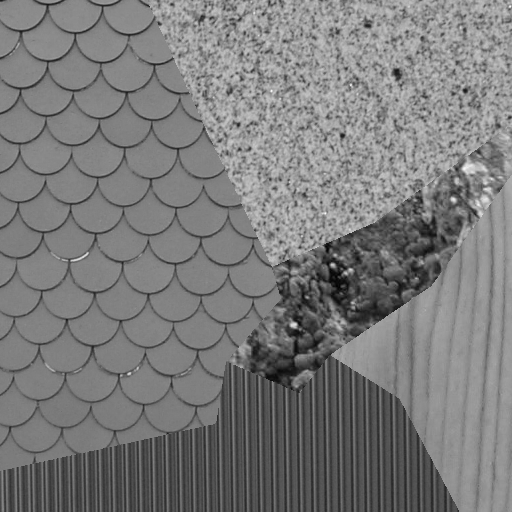
#> input picture texture_t/tm3_1_1.png, 512 x 512 px
$ python Main.py   (older library calls are emulated)
#> lines starting #> are read from the running program, lines starting #| are printed output that depends on the picture
### Process_Image_.py
import matplotlib as plt
from skimage.segmentation import slic
import matplotlib.pyplot as plt
from skimage.color import label2rgb, rgba2rgb
from skimage.io import imread

def slic_zero_segmentation(image_path, n_segments, compactness):
    # Load the image
#> called with image_path = './texture_t/tm3_1_1.png', n_segments = 500, compactness = 0.5
    image = imread(image_path)
#> image is the input picture: shape (512, 512); min 2, max 250, mean 122.7

    # Check if the image is RGBA and convert to RGB if necessary
    if image.ndim == 3 and image.shape[-1] == 4:
        image = rgba2rgb(image)

    # Determine the channel axis based on the number of dimensions
    channel_axis = -1 if image.ndim == 3 else None

    # Apply SLIC Zero segmentation
    segments = slic(image, n_segments=n_segments, compactness=compactness, channel_axis=None)
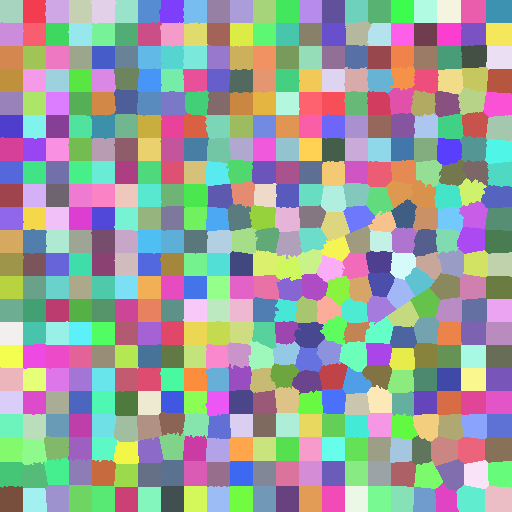
#> segments: shape (512, 512) int64; 484 distinct labels, from 1 to 484; one colour per label, 0 black

    # Create a color image to visualize the segments
    segmented_image = label2rgb(segments, image, kind='avg')
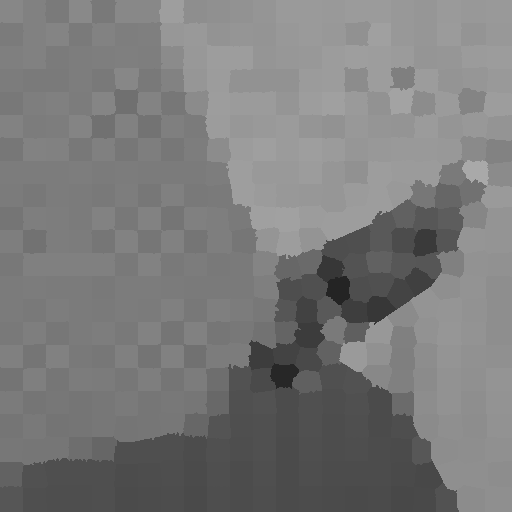
#> segmented_image: shape (512, 512, 3); min 36, max 169, mean 122.2

    # Show and save the segmented image
    plt.figure(figsize=(12, 6))
    plt.imshow(segmented_image)
    plt.axis('off')
    plt.savefig('./Prepared_Image.png', bbox_inches='tight', pad_inches=0)
    plt.show()

    return segmented_image

### Segmentation_algorithm.py
import cv2
from skimage import filters, feature
import numpy as np
import matplotlib.pyplot as plt
from skimage.io import imread
from skimage.segmentation import slic
from skimage.filters import sobel
from skimage.color import label2rgb
import os
os.environ['OMP_NUM_THREADS'] = '1'
from sklearn.cluster import KMeans


def Segmentation_ALG1(IMAGE_FILE,size):
    from sklearn.metrics import silhouette_score
    Region_Size = size
    #Определение оптимального количества кластеров
    # [28 lines left out: functions calculate_optimal_clusters, Mask_create, not called in this run]


    processed_image = cv2.equalizeHist(cv2.imread(IMAGE_FILE, cv2.IMREAD_GRAYSCALE))
#> (the run stopped early here; a loop or call above may not have finished)

$ run again, with texture_t/tm10_1_1.png copied over texture_t/tm3_1_1.png
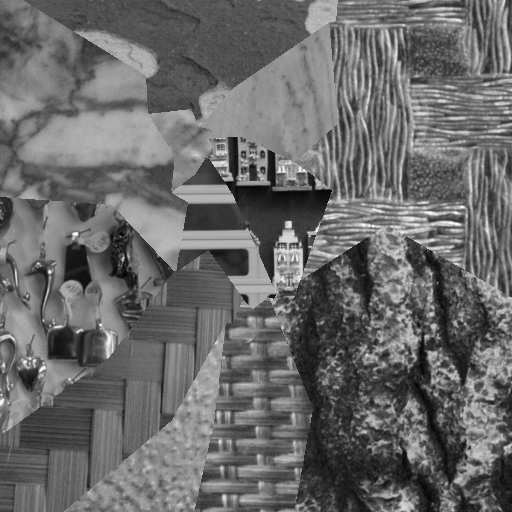
#> input picture texture_t/tm10_1_1.png, 512 x 512 px
#> in slic_zero_segmentation, image is the input picture: shape (512, 512); min 3, max 253, mean 105.7
#> in slic_zero_segmentation, `segments = slic(image, n_segments=n_segments, compactness=compactness,..`:
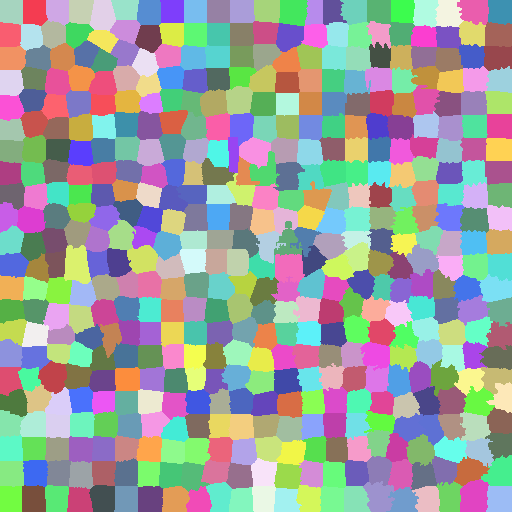
#> segments: shape (512, 512) int64; 484 distinct labels, from 1 to 484; one colour per label, 0 black
#> in slic_zero_segmentation, `segmented_image = label2rgb(segments, image, kind='avg')`:
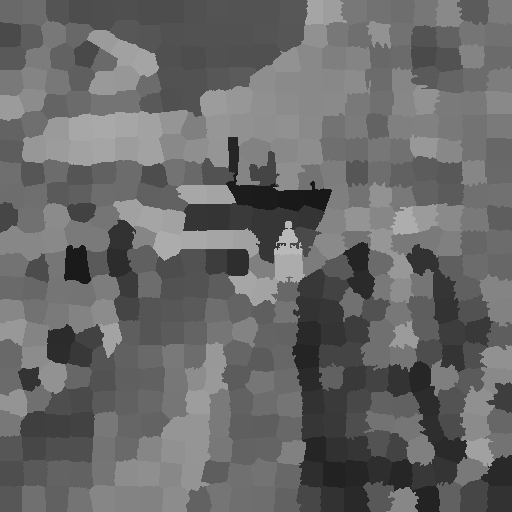
#> segmented_image: shape (512, 512, 3); min 24, max 185, mean 105.2

$ run again, with texture_t/tm1_1_1.png copied over texture_t/tm3_1_1.png
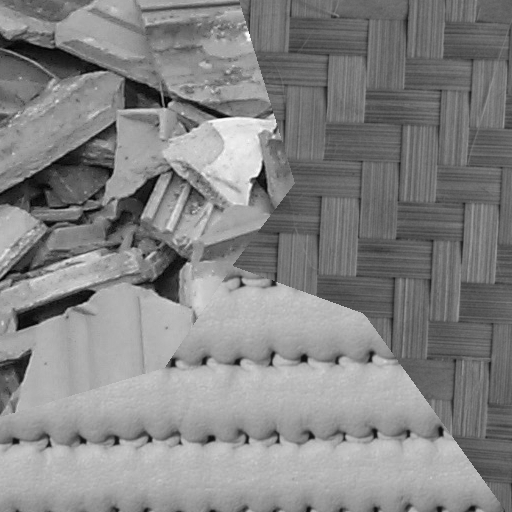
#> input picture texture_t/tm1_1_1.png, 512 x 512 px
#> in slic_zero_segmentation, image is the input picture: shape (512, 512); min 2, max 251, mean 132.5
#> in slic_zero_segmentation, `segments = slic(image, n_segments=n_segments, compactness=compactness,..`:
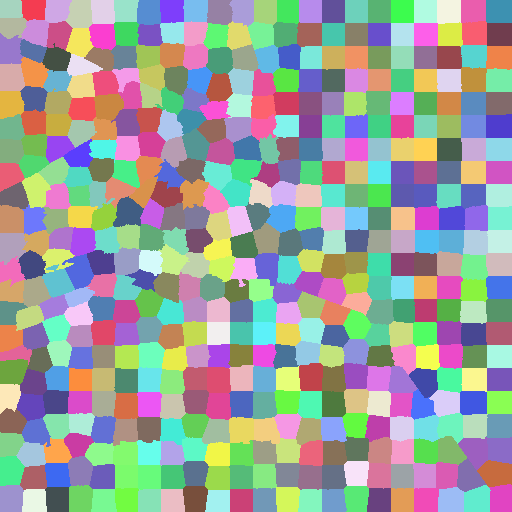
#> segments: shape (512, 512) int64; 484 distinct labels, from 1 to 484; one colour per label, 0 black
#> in slic_zero_segmentation, `segmented_image = label2rgb(segments, image, kind='avg')`:
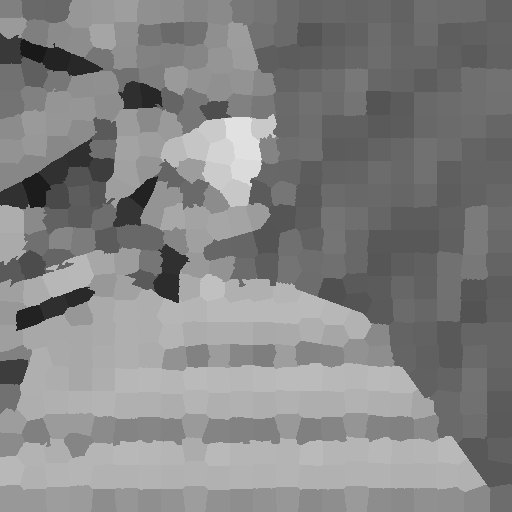
#> segmented_image: shape (512, 512, 3); min 25, max 225, mean 132

$ run again, with texture_t/tm2_1_1.png copied over texture_t/tm3_1_1.png
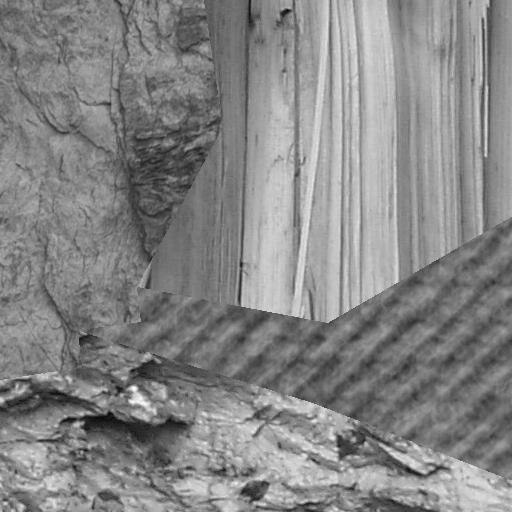
#> input picture texture_t/tm2_1_1.png, 512 x 512 px
#> in slic_zero_segmentation, image is the input picture: shape (512, 512); min 2, max 252, mean 133.5
#> in slic_zero_segmentation, `segments = slic(image, n_segments=n_segments, compactness=compactness,..`:
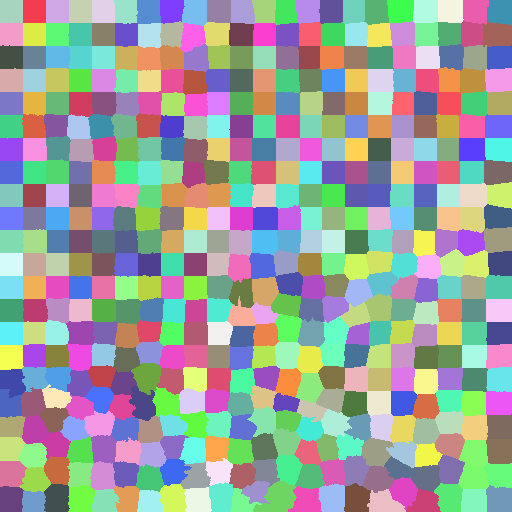
#> segments: shape (512, 512) int64; 484 distinct labels, from 1 to 484; one colour per label, 0 black
#> in slic_zero_segmentation, `segmented_image = label2rgb(segments, image, kind='avg')`:
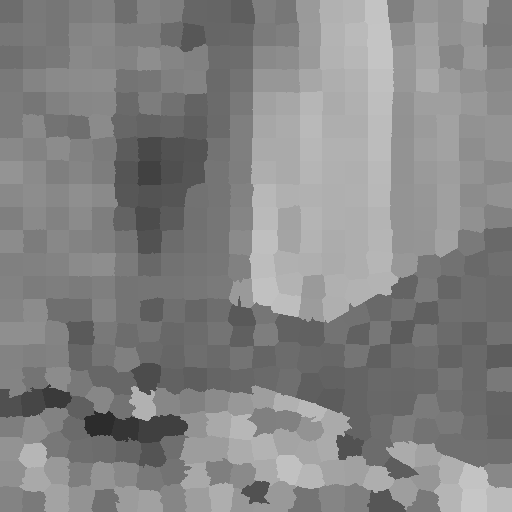
#> segmented_image: shape (512, 512, 3); min 44, max 198, mean 133
